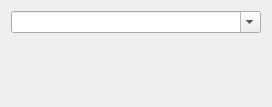
<?xml version="1.0" encoding="UTF-8"?>
<ui version="4.0">
 <class>StringBuilder::WidgetInsertTextSetting</class>
 <widget class="QWidget" name="StringBuilder::WidgetInsertTextSetting">
  <property name="geometry">
   <rect>
    <x>0</x>
    <y>0</y>
    <width>272</width>
    <height>107</height>
   </rect>
  </property>
  <property name="windowTitle">
   <string>Form</string>
  </property>
  <layout class="QVBoxLayout" name="verticalLayout">
   <item>
    <widget class="HistoryComboBox" name="combox">
     <property name="editable">
      <bool>true</bool>
     </property>
     <property name="maxCount">
      <number>24</number>
     </property>
     <property name="insertPolicy">
      <enum>QComboBox::NoInsert</enum>
     </property>
    </widget>
   </item>
   <item>
    <widget class="StringBuilder::WidgetPositionFixer" name="widgetPositionFixer">
     <property name="frameShape">
      <enum>QFrame::NoFrame</enum>
     </property>
     <property name="frameShadow">
      <enum>QFrame::Raised</enum>
     </property>
    </widget>
   </item>
   <item>
    <spacer name="verticalSpacer">
     <property name="orientation">
      <enum>Qt::Vertical</enum>
     </property>
     <property name="sizeHint" stdset="0">
      <size>
       <width>20</width>
       <height>23</height>
      </size>
     </property>
    </spacer>
   </item>
  </layout>
 </widget>
 <customwidgets>
  <customwidget>
   <class>StringBuilder::WidgetPositionFixer</class>
   <extends>QFrame</extends>
   <header>stringbuilder/widgets/widgetpositionfixer.h</header>
   <container>1</container>
  </customwidget>
  <customwidget>
   <class>HistoryComboBox</class>
   <extends>QComboBox</extends>
   <header>widgets/historycombobox.h</header>
  </customwidget>
 </customwidgets>
 <resources/>
 <connections/>
</ui>
